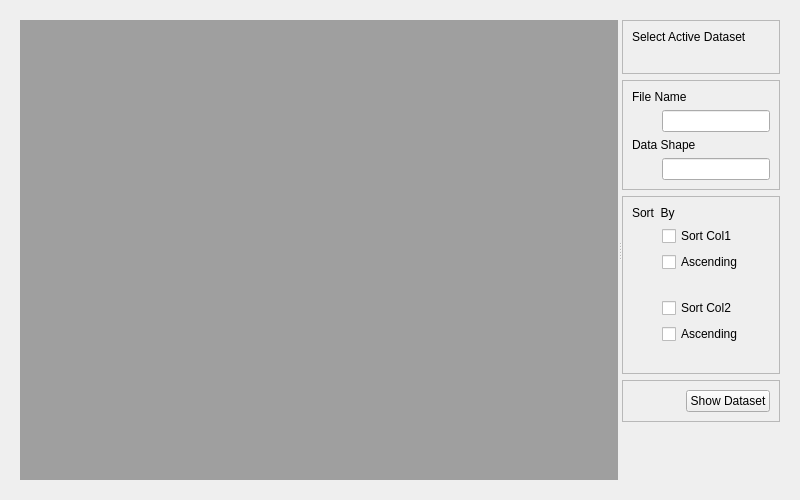
<?xml  version="1.0"  encoding="UTF-8"?>
<ui  version="4.0">
  <class>Form</class>
  <widget  class="QWidget"  name="Form">
    <property  name="geometry">
      <rect>
        <x>0</x>
        <y>0</y>
        <width>800</width>
        <height>500</height>
      </rect>
    </property>
    <property  name="windowTitle">
      <string>Form</string>
    </property>

    <layout  class="QVBoxLayout"  name="vlMain">
      <item>
        
        <widget class="QWidget" name="verticalLayoutWidget">

            <layout  class="QHBoxLayout"  name="horizontalLayout">
            <item>
                <widget  class="QSplitter"  name="splitter">
                <property  name="orientation">
                    <enum>Qt::Horizontal</enum>
                </property>

                <widget  class="QWidget"  name="wViewer">
                    <property  name="sizePolicy">
                    <sizepolicy  hsizetype="Preferred"  vsizetype="Preferred">
                        <horstretch>8</horstretch>
                        <verstretch>0</verstretch>
                    </sizepolicy>
                    </property>
                    <layout  class="QVBoxLayout"  name="vlViewer">
                    <item>
                        <widget  class="QMdiArea"  name="mdiArea"/>
                    </item>
                    </layout>
                </widget>
                
                <widget  class="QWidget"  name="wOptions">
                    
                    <property  name="sizePolicy">
                        <sizepolicy  hsizetype="Minimum"  vsizetype="Minimum">
                            <horstretch>1</horstretch>
                            <verstretch>0</verstretch>
                        </sizepolicy>
                    </property>
                    
                    <layout  class="QVBoxLayout"  name="vlOptions">

                        <item>
                            <widget  class="QFrame"  name="wActiveDset">
                            <property  name="frameShape">
                                <enum>QFrame::StyledPanel</enum>
                            </property>
                            <property  name="frameShadow">
                                <enum>QFrame::Raised</enum>
                            </property>
                            <property  name="lineWidth">
                                <number>8</number>
                            </property>
                            <layout  class="QVBoxLayout"  name="vlSelectDset">
                                
                                <item>
                                <widget  class="QLabel"  name="label_select">
                                    <property  name="text">
                                    <string>Select Active Dataset</string>
                                    </property>
                                </widget>
                                </item>
                                
                                <item>
                                <layout  class="QHBoxLayout"  name="horizontalLayout_5">

                                    <item>
                                    <spacer  name="horizontalSpacer_5">
                                        <property  name="orientation">
                                        <enum>Qt::Horizontal</enum>
                                        </property>
                                        
                                        <property name="sizeType">
                                            <enum>QSizePolicy::Fixed</enum>
                                        </property>
                                        
                                        <property  name="sizeHint"  stdset="0">
                                        <size>
                                            <width>30</width>
                                            <height>20</height>
                                        </size>
                                        </property>
                                    </spacer>
                                    </item>
                                    
                                    <item>
                                    <layout  class="QVBoxLayout"  name="vlComboDSets"/>
                                    </item>
                                    
                                </layout>
                                </item>
                                
                            </layout>  
                            </widget>
                        </item>
                        
                        <item>
                            <widget  class="QFrame"  name="wInfoDset">
                            <property  name="frameShape">
                                <enum>QFrame::StyledPanel</enum>
                            </property>
                            <property  name="frameShadow">
                                <enum>QFrame::Raised</enum>
                            </property>
                            <property  name="lineWidth">
                                <number>8</number>
                            </property>
                            
                            <layout  class="QVBoxLayout"  name="vlSelectDset">

                                <item>
                                <widget  class="QLabel"  name="label_select">
                                    <property  name="text">
                                    <string>File Name</string>
                                    </property>
                                </widget>
                                </item>
                                
                                <item>
                                <layout  class="QHBoxLayout"  name="horizontalLayout_5">

                                    <item>
                                    <spacer  name="horizontalSpacer_5">
                                        <property  name="orientation">
                                        <enum>Qt::Horizontal</enum>
                                        </property>
                                        
                                        <property name="sizeType">
                                            <enum>QSizePolicy::Fixed</enum>
                                        </property>
                            
                                        <property  name="sizeHint"  stdset="0">
                                        <size>
                                            <width>30</width>
                                            <height>20</height>
                                        </size>
                                        </property>
                                    </spacer>
                                    </item>
                                    
                                    <item>
                                        <widget  class="QLineEdit"  name="edit_fname">
                                            <property  name="text">
                                            <string> </string>
                                            </property>
                                        </widget>
                                    </item>
                                    
                                </layout>
                                </item>
                                

                                
                                
                                <item>
                                <widget  class="QLabel"  name="label_select">
                                    <property  name="text">
                                    <string>Data Shape</string>
                                    </property>
                                </widget>
                                </item>
                                
                                <item>
                                <layout  class="QHBoxLayout"  name="horizontalLayout_5">

                                    <item>
                                    <spacer  name="horizontalSpacer_5">
                                        <property  name="orientation">
                                        <enum>Qt::Horizontal</enum>
                                        </property>

                                        <property name="sizeType">
                                            <enum>QSizePolicy::Fixed</enum>
                                        </property>

                                        <property  name="sizeHint"  stdset="0">
                                        <size>
                                            <width>30</width>
                                            <height>20</height>
                                        </size>
                                        </property>
                                    </spacer>
                                    </item>
                                    
                                    <item>
                                        <widget  class="QLineEdit"  name="edit_dshape">
                                            <property  name="text">
                                            <string> </string>
                                            </property>
                                        </widget>
                                    </item>
                                    
                                </layout>
                                </item>

                            </layout>
                            </widget>
                        </item>

                        <item>
                            <widget  class="QFrame"  name="wSorting">
                            <property  name="frameShape">
                                <enum>QFrame::StyledPanel</enum>
                            </property>
                            <property  name="frameShadow">
                                <enum>QFrame::Raised</enum>
                            </property>
                            <property  name="lineWidth">
                                <number>3</number>
                            </property>
                            <layout  class="QVBoxLayout"  name="vlBB">
                                <item>
                                <widget  class="QLabel"  name="label_sort">
                                    <property  name="text">
                                    <string>Sort  By</string>
                                    </property>
                                </widget>
                                </item>
                                <item>
                                    <layout  class="QVBoxLayout"  name="vlSortBox1">

                                        <item>
                                            <layout  class="QHBoxLayout"  name="hlTmp">

                                                <item>
                                                    <spacer  name="horizontalSpacer_2">
                                                        <property  name="orientation">
                                                        <enum>Qt::Horizontal</enum>
                                                        </property>
                                                        
                                                        <property name="sizeType">
                                                            <enum>QSizePolicy::Fixed</enum>
                                                        </property>
                                                        
                                                        <property  name="sizeHint"  stdset="0">
                                                        <size>
                                                            <width>30</width>
                                                            <height>20</height>
                                                        </size>
                                                        </property>
                                                    </spacer>
                                                </item>

                                                <item>
                                                    <widget  class="QCheckBox"  name="check_sort1">
                                                        <property  name="text">
                                                        <string>Sort Col1</string>
                                                        </property>
                                                    </widget>
                                                </item>
                                                
                                            </layout>
                                        </item>
                                                
                                        <item>
                                            <layout  class="QHBoxLayout"  name="hlTmp">

                                                <item>
                                                    <spacer  name="horizontalSpacer_2">
                                                        <property  name="orientation">
                                                        <enum>Qt::Horizontal</enum>
                                                        </property>
                                                        
                                                        <property name="sizeType">
                                                            <enum>QSizePolicy::Fixed</enum>
                                                        </property>
                                                        
                                                        <property  name="sizeHint"  stdset="0">
                                                        <size>
                                                            <width>30</width>
                                                            <height>20</height>
                                                        </size>
                                                        </property>
                                                    </spacer>
                                                </item>
                                                
                                                <item>
                                                    <widget  class="QCheckBox"  name="check_asc1">
                                                        <property  name="text">
                                                        <string>Ascending</string>
                                                        </property>
                                                    </widget>
                                                </item>
                                                
                                            </layout>
                                        </item>
                                        
                                        <item>
                                            <layout  class="QHBoxLayout"  name="horizontalLayout_5">
                                                <item>
                                                    <spacer  name="horizontalSpacer_5">
                                                        <property  name="orientation">
                                                        <enum>Qt::Horizontal</enum>
                                                        </property>

                                                        <property name="sizeType">
                                                            <enum>QSizePolicy::Fixed</enum>
                                                        </property>
                                                        
                                                        <property  name="sizeHint"  stdset="0">
                                                        <size>
                                                            <width>30</width>
                                                            <height>20</height>
                                                        </size>
                                                        </property>
                                                    </spacer>
                                                </item>
                                                <item>
                                                    <layout  class="QVBoxLayout"  name="vlComboSort1"/>
                                                </item>
                                            </layout>
                                        </item>
                                        
                                    </layout>
                                </item>

                                <item>
                                    <layout  class="QVBoxLayout"  name="vlSortBox2">
                                        <item>
                                            <layout  class="QHBoxLayout"  name="vlTmp2">
                                                <item>
                                                    <spacer  name="horizontalSpacer_3">
                                                        <property  name="orientation">
                                                        <enum>Qt::Horizontal</enum>
                                                        </property>
                                                        
                                                        <property name="sizeType">
                                                            <enum>QSizePolicy::Fixed</enum>
                                                        </property>
                                                        
                                                        <property  name="sizeHint"  stdset="0">
                                                        <size>
                                                            <width>30</width>
                                                            <height>20</height>
                                                        </size>
                                                        </property>
                                                    </spacer>
                                                </item>
                                                <item>
                                                    <widget  class="QCheckBox"  name="check_sort2">
                                                        <property  name="text">
                                                        <string>Sort Col2</string>
                                                        </property>
                                                    </widget>
                                                </item>
                                            </layout>
                                        </item>  

                                        <item>
                                            <layout  class="QHBoxLayout"  name="vlTmp2">
                                                <item>
                                                    <spacer  name="horizontalSpacer_3">
                                                        <property  name="orientation">
                                                        <enum>Qt::Horizontal</enum>
                                                        </property>
                                                        
                                                        <property name="sizeType">
                                                            <enum>QSizePolicy::Fixed</enum>
                                                        </property>
                                                        
                                                        <property  name="sizeHint"  stdset="0">
                                                        <size>
                                                            <width>30</width>
                                                            <height>20</height>
                                                        </size>
                                                        </property>
                                                    </spacer>
                                                </item>
                                                
                                                <item>
                                                    <widget  class="QCheckBox"  name="check_asc2">
                                                        <property  name="text">
                                                        <string>Ascending</string>
                                                        </property>
                                                    </widget>
                                                </item>
                                            </layout>
                                        </item>  

                                        <item>
                                            <layout  class="QHBoxLayout"  name="horizontalLayout_5">
                                                <item>
                                                <spacer  name="horizontalSpacer_5">
                                                    <property  name="orientation">
                                                    <enum>Qt::Horizontal</enum>
                                                    </property>

                                                    <property name="sizeType">
                                                        <enum>QSizePolicy::Fixed</enum>
                                                    </property>
                                                    
                                                    <property  name="sizeHint"  stdset="0">
                                                    <size>
                                                        <width>30</width>
                                                        <height>20</height>
                                                    </size>
                                                    </property>
                                                </spacer>
                                                </item>
                                                <item>
                                                    <layout  class="QVBoxLayout"  name="vlComboSort2"/>
                                                </item>
                                            </layout>
                                        </item>
                                        
                                    </layout>
                                </item>
                            </layout>
                            </widget>
                        </item>              

                        <item>
                            <widget  class="QFrame"  name="wShowData">
                            <property  name="frameShape">
                                <enum>QFrame::StyledPanel</enum>
                            </property>
                            <property  name="frameShadow">
                                <enum>QFrame::Raised</enum>
                            </property>
                            <property  name="lineWidth">
                                <number>8</number>
                            </property>
                                <layout  class="QHBoxLayout"  name="horizontalLayout_8">
                                <item>
                                    <spacer  name="horizontalSpacer_8">
                                    <property  name="orientation">
                                        <enum>Qt::Horizontal</enum>
                                    </property>
                                    <property  name="sizeHint"  stdset="0">
                                        <size>
                                        <width>40</width>
                                        <height>20</height>
                                        </size>
                                    </property>
                                    </spacer>
                                </item>
                                <item>
                                    <widget  class="QPushButton"  name="showTableBtn">
                                    <property  name="text">
                                        <string>Show Dataset</string>
                                    </property>
                                    </widget>
                                </item>
                                </layout>
                            </widget>
                        </item>
                    
                        <item>
                            <spacer  name="verticalSpacer">
                            <property  name="orientation">
                                <enum>Qt::Vertical</enum>
                            </property>
                            <property  name="sizeHint"  stdset="0">
                                <size>
                                <width>30</width>
                                <height>40</height>
                                </size>
                            </property>
                            </spacer>
                        </item>
                    
                    </layout>
                </widget>
                </widget>
            </item>
            </layout>
        
        </widget>
      </item>

      </layout>
    
  </widget>
  <resources/>
  <connections/>
</ui>
